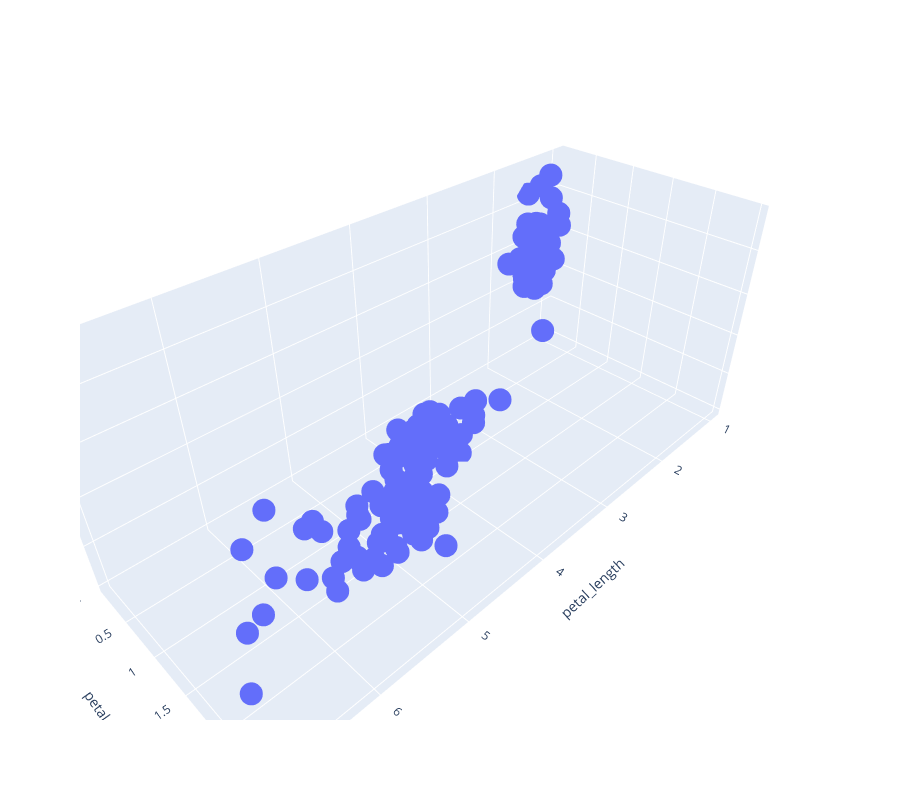

Source (notebook cell):
### Code cell
px.scatter_3d(iris , x= 'petal_length' ,y= 'petal_width' , z='sepal_width', height= 800)

### Figure 1 — Plotly figure (JSON) as saved in the notebook; plotly's stock layout.template omitted (floating-point values rounded to 4 significant figures; data arrays with more than 128 entries replaced by an {"elided": "..."} marker saying what was removed)
{"data": [{"hovertemplate": "petal_length=%{x}<br>petal_width=%{y}<br>sepal_width=%{z}<extra></extra>", "legendgroup": "", "marker": {"color": "#636efa", "symbol": "circle"}, "mode": "markers", "name": "", "scene": "scene", "showlegend": false, "type": "scatter3d", "x": {"elided": "150 float values"}, "y": {"elided": "150 float values"}, "z": {"elided": "150 float values"}}], "layout": {"height": 800, "legend": {"tracegroupgap": 0}, "margin": {"t": 60}, "scene": {"domain": {"x": [0, 1], "y": [0, 1]}, "xaxis": {"title": {"text": "petal_length"}}, "yaxis": {"title": {"text": "petal_width"}}, "zaxis": {"title": {"text": "sepal_width"}}}}}
